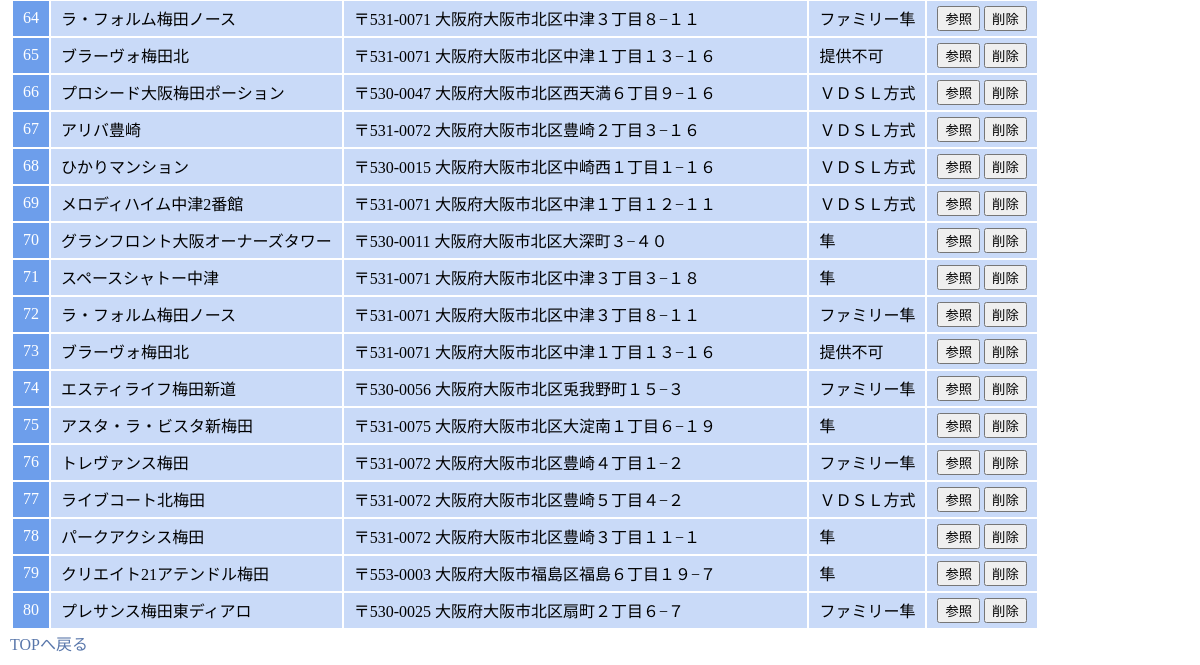
Before: / (lower part) with the older database file.
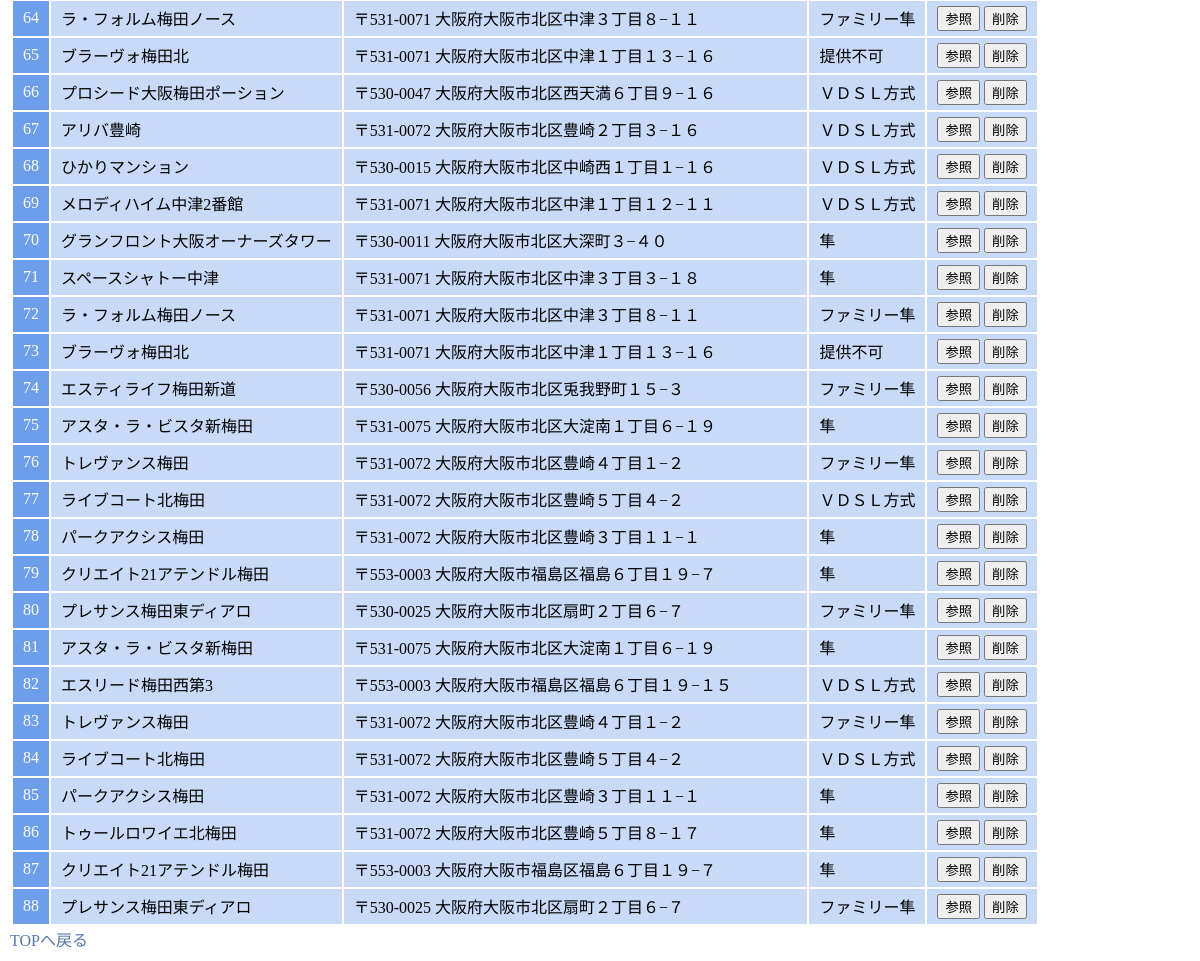
After: the same page with the newer database file.
### tables this page shows
CREATE TABLE teikyou_hantei(id int PRIMARY KEY, mansion_name text, address text, result text, transaction_id text);

### app/app.py (the view)
@app.route("/")
def index():
    contents = get_mansion.get_all()
    return render_template("index.html", contents=contents)

### get_mansion.py (called while the page is built)
def get_all():
    conn = sqlite3.connect('teikyou_hantei.db')
    cur = conn.cursor()
    contents = cur.execute('SELECT * FROM teikyou_hantei').fetchall()
    return contents

### app/templates/index.html (shortened to what this page needs)
<!DOCTYPE html>
<html lang="ja">
    <head>
        <link rel="stylesheet" href="../../static/css/style.css">
    </head>
    <body>
        <div class="body">
        <table class="table table-striped table-hover">
            {% for content in contents %}
            <tr>
                <td>{{ content[0] }}</td>
                <td>{{ content[1] }}</td>
                <td>{{ content[2] }}</td>
                <td>{{ content[3] }}</td>
                <td>
                    <a href="/view/{{ content[0] }}"><button class="btn btn-primary">参照</button></a>
                    <form action="/delete/{{ content[0] }}" style="display: inline" method="post">
                        <input class="btn btn-danger" type="submit" value="削除" onclick='return confirm("削除しますがよろしいですか？")';>
                    </form>
                </td>
            </tr>
            {% endfor %}
        </table>
            <a href='/'>TOPへ戻る</a>
        </div>
    </body>
</html>

### app/static/css/style.css (style rules this page uses)
body { margin:0px; width:100%; }
.body { padding:10px; }
table { margin-top:30px; border:0.5px solid #fff; }

Changed rows visible on the page:
added teikyou_hantei: id "81", mansion_name "アスタ・ラ・ビスタ新梅田", address "〒531-0075 大阪府大阪市北区大淀南１丁目６−１９", result "隼"
added teikyou_hantei: id "82", mansion_name "エスリード梅田西第3", address "〒553-0003 大阪府大阪市福島区福島６丁目１９−１５", result "ＶＤＳＬ方式"
added teikyou_hantei: id "83", mansion_name "トレヴァンス梅田", address "〒531-0072 大阪府大阪市北区豊崎４丁目１−２", result "ファミリー隼"
added teikyou_hantei: id "84", mansion_name "ライブコート北梅田", address "〒531-0072 大阪府大阪市北区豊崎５丁目４−２", result "ＶＤＳＬ方式"
added teikyou_hantei: id "85", mansion_name "パークアクシス梅田", address "〒531-0072 大阪府大阪市北区豊崎３丁目１１−１", result "隼"
added teikyou_hantei: id "86", mansion_name "トゥールロワイエ北梅田", address "〒531-0072 大阪府大阪市北区豊崎５丁目８−１７", result "隼"
added teikyou_hantei: id "87", mansion_name "クリエイト21アテンドル梅田", address "〒553-0003 大阪府大阪市福島区福島６丁目１９−７", result "隼"
added teikyou_hantei: id "88", mansion_name "プレサンス梅田東ディアロ", address "〒530-0025 大阪府大阪市北区扇町２丁目６−７", result "ファミリー隼"
